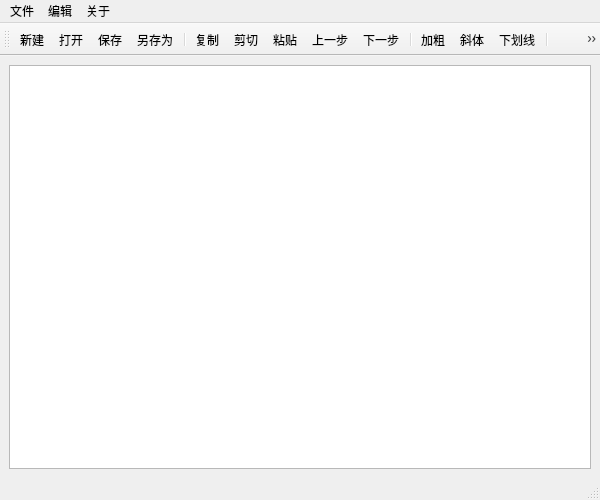
<?xml version="1.0" encoding="UTF-8"?>
<ui version="4.0">
 <class>Mynotepad</class>
 <widget class="QMainWindow" name="Mynotepad">
  <property name="geometry">
   <rect>
    <x>0</x>
    <y>0</y>
    <width>600</width>
    <height>500</height>
   </rect>
  </property>
  <property name="windowTitle">
   <string>Cute记事本</string>
  </property>
  <widget class="QWidget" name="centralwidget">
   <layout class="QVBoxLayout" name="verticalLayout">
    <item>
     <widget class="QTextEdit" name="textEdit">
      <property name="font">
       <font>
        <pointsize>18</pointsize>
       </font>
      </property>
      <property name="html">
       <string>&lt;!DOCTYPE HTML PUBLIC &quot;-//W3C//DTD HTML 4.0//EN&quot; &quot;http://www.w3.org/TR/REC-html40/strict.dtd&quot;&gt;
&lt;html&gt;&lt;head&gt;&lt;meta name=&quot;qrichtext&quot; content=&quot;1&quot; /&gt;&lt;meta charset=&quot;utf-8&quot; /&gt;&lt;style type=&quot;text/css&quot;&gt;
p, li { white-space: pre-wrap; }
hr { height: 1px; border-width: 0; }
li.unchecked::marker { content: &quot;\2610&quot;; }
li.checked::marker { content: &quot;\2612&quot;; }
&lt;/style&gt;&lt;/head&gt;&lt;body style=&quot; font-family:'Microsoft YaHei UI'; font-size:18pt; font-weight:400; font-style:normal;&quot;&gt;
&lt;p style=&quot;-qt-paragraph-type:empty; margin-top:0px; margin-bottom:0px; margin-left:0px; margin-right:0px; -qt-block-indent:0; text-indent:0px; font-size:9pt;&quot;&gt;&lt;br /&gt;&lt;/p&gt;&lt;/body&gt;&lt;/html&gt;</string>
      </property>
     </widget>
    </item>
   </layout>
  </widget>
  <widget class="QMenuBar" name="menubar">
   <property name="geometry">
    <rect>
     <x>0</x>
     <y>0</y>
     <width>600</width>
     <height>21</height>
    </rect>
   </property>
   <widget class="QMenu" name="menu">
    <property name="title">
     <string>文件</string>
    </property>
    <addaction name="actionnew"/>
    <addaction name="actionopen"/>
    <addaction name="actionsave"/>
    <addaction name="actionsave_as"/>
   </widget>
   <widget class="QMenu" name="menu_2">
    <property name="title">
     <string>编辑</string>
    </property>
    <addaction name="actionCopy"/>
    <addaction name="actionCut"/>
    <addaction name="actionPaste"/>
    <addaction name="separator"/>
    <addaction name="actionUndo"/>
    <addaction name="actionRedo"/>
    <addaction name="actionFont"/>
    <addaction name="actionBold"/>
    <addaction name="actionUnderline"/>
    <addaction name="actionItalic"/>
    <addaction name="actionsettingBackGround"/>
   </widget>
   <widget class="QMenu" name="menu_3">
    <property name="title">
     <string>关于</string>
    </property>
    <addaction name="actionAbout"/>
   </widget>
   <addaction name="menu"/>
   <addaction name="menu_2"/>
   <addaction name="menu_3"/>
  </widget>
  <widget class="QStatusBar" name="statusbar"/>
  <widget class="QToolBar" name="toolBar">
   <property name="windowTitle">
    <string>toolBar</string>
   </property>
   <attribute name="toolBarArea">
    <enum>TopToolBarArea</enum>
   </attribute>
   <attribute name="toolBarBreak">
    <bool>false</bool>
   </attribute>
   <addaction name="actionnew_2"/>
   <addaction name="actionopen_2"/>
   <addaction name="actionsave_2"/>
   <addaction name="actionsave_as_2"/>
   <addaction name="separator"/>
   <addaction name="actionCopy_2"/>
   <addaction name="actionCut_2"/>
   <addaction name="actionPaste_2"/>
   <addaction name="actionUndo_2"/>
   <addaction name="actionRedo_2"/>
   <addaction name="separator"/>
   <addaction name="actionBold_2"/>
   <addaction name="actionItalic_2"/>
   <addaction name="actionUnderline_2"/>
   <addaction name="separator"/>
   <addaction name="actiongreen_eye"/>
  </widget>
  <action name="actionnew">
   <property name="text">
    <string>新建</string>
   </property>
   <property name="shortcut">
    <string>Ctrl+N</string>
   </property>
  </action>
  <action name="actionopen">
   <property name="text">
    <string>打开</string>
   </property>
   <property name="shortcut">
    <string>Ctrl+O</string>
   </property>
  </action>
  <action name="actionsave">
   <property name="text">
    <string>保存</string>
   </property>
   <property name="shortcut">
    <string>Ctrl+S</string>
   </property>
  </action>
  <action name="actionsave_as">
   <property name="text">
    <string>另存为</string>
   </property>
   <property name="shortcut">
    <string>Alt+S</string>
   </property>
  </action>
  <action name="actionCopy">
   <property name="text">
    <string>复制</string>
   </property>
   <property name="shortcut">
    <string>Ctrl+C</string>
   </property>
  </action>
  <action name="actionCut">
   <property name="text">
    <string>剪切</string>
   </property>
   <property name="shortcut">
    <string>Ctrl+X</string>
   </property>
  </action>
  <action name="actionPaste">
   <property name="text">
    <string>粘贴</string>
   </property>
   <property name="shortcut">
    <string>Ctrl+V</string>
   </property>
  </action>
  <action name="actionUndo">
   <property name="text">
    <string>上一步</string>
   </property>
   <property name="shortcut">
    <string>Ctrl+Z</string>
   </property>
  </action>
  <action name="actionRedo">
   <property name="text">
    <string>下一步</string>
   </property>
   <property name="shortcut">
    <string>Ctrl+Y</string>
   </property>
  </action>
  <action name="actionFont">
   <property name="text">
    <string>字体</string>
   </property>
   <property name="shortcut">
    <string>Alt+F</string>
   </property>
  </action>
  <action name="actionBold">
   <property name="checkable">
    <bool>true</bool>
   </property>
   <property name="text">
    <string>加粗</string>
   </property>
   <property name="shortcut">
    <string>Ctrl+B</string>
   </property>
  </action>
  <action name="actionItalic">
   <property name="checkable">
    <bool>true</bool>
   </property>
   <property name="text">
    <string>斜体</string>
   </property>
   <property name="shortcut">
    <string>Ctrl+I</string>
   </property>
  </action>
  <action name="actionUnderline">
   <property name="checkable">
    <bool>true</bool>
   </property>
   <property name="text">
    <string>下划线</string>
   </property>
   <property name="shortcut">
    <string>Ctrl+U</string>
   </property>
  </action>
  <action name="actionAbout">
   <property name="text">
    <string>关于</string>
   </property>
  </action>
  <action name="actionnew_2">
   <property name="icon">
    <iconset resource="notepad_rec.qrc">
     <normaloff>:/notepad_rec/new.png</normaloff>:/notepad_rec/new.png</iconset>
   </property>
   <property name="text">
    <string>新建</string>
   </property>
  </action>
  <action name="actionopen_2">
   <property name="icon">
    <iconset resource="notepad_rec.qrc">
     <normaloff>:/notepad_rec/open.png</normaloff>:/notepad_rec/open.png</iconset>
   </property>
   <property name="text">
    <string>打开</string>
   </property>
  </action>
  <action name="actionsave_2">
   <property name="icon">
    <iconset resource="notepad_rec.qrc">
     <normaloff>:/notepad_rec/save.png</normaloff>:/notepad_rec/save.png</iconset>
   </property>
   <property name="text">
    <string>保存</string>
   </property>
   <property name="shortcut">
    <string>Ctrl+S</string>
   </property>
  </action>
  <action name="actionsave_as_2">
   <property name="icon">
    <iconset resource="notepad_rec.qrc">
     <normaloff>:/notepad_rec/save_as.png</normaloff>:/notepad_rec/save_as.png</iconset>
   </property>
   <property name="text">
    <string>另存为</string>
   </property>
  </action>
  <action name="actionCopy_2">
   <property name="icon">
    <iconset resource="notepad_rec.qrc">
     <normaloff>:/notepad_rec/copy.png</normaloff>:/notepad_rec/copy.png</iconset>
   </property>
   <property name="text">
    <string>复制</string>
   </property>
  </action>
  <action name="actionCut_2">
   <property name="icon">
    <iconset resource="notepad_rec.qrc">
     <normaloff>:/notepad_rec/cut.png</normaloff>:/notepad_rec/cut.png</iconset>
   </property>
   <property name="text">
    <string>剪切</string>
   </property>
  </action>
  <action name="actionPaste_2">
   <property name="icon">
    <iconset resource="notepad_rec.qrc">
     <normaloff>:/notepad_rec/paste.png</normaloff>:/notepad_rec/paste.png</iconset>
   </property>
   <property name="text">
    <string>粘贴</string>
   </property>
  </action>
  <action name="actionUndo_2">
   <property name="icon">
    <iconset resource="notepad_rec.qrc">
     <normaloff>:/notepad_rec/undo.png</normaloff>:/notepad_rec/undo.png</iconset>
   </property>
   <property name="text">
    <string>上一步</string>
   </property>
  </action>
  <action name="actionRedo_2">
   <property name="icon">
    <iconset resource="notepad_rec.qrc">
     <normaloff>:/notepad_rec/redo.png</normaloff>:/notepad_rec/redo.png</iconset>
   </property>
   <property name="text">
    <string>下一步</string>
   </property>
  </action>
  <action name="actionBold_2">
   <property name="checkable">
    <bool>true</bool>
   </property>
   <property name="icon">
    <iconset resource="notepad_rec.qrc">
     <normaloff>:/notepad_rec/bold.png</normaloff>
     <normalon>:/notepad_rec/bold_checked.png</normalon>:/notepad_rec/bold.png</iconset>
   </property>
   <property name="text">
    <string>加粗</string>
   </property>
  </action>
  <action name="actionItalic_2">
   <property name="checkable">
    <bool>true</bool>
   </property>
   <property name="icon">
    <iconset resource="notepad_rec.qrc">
     <normaloff>:/notepad_rec/itatic.png</normaloff>
     <normalon>:/notepad_rec/itatic_checkd.png</normalon>:/notepad_rec/itatic.png</iconset>
   </property>
   <property name="text">
    <string>斜体</string>
   </property>
  </action>
  <action name="actionUnderline_2">
   <property name="checkable">
    <bool>true</bool>
   </property>
   <property name="icon">
    <iconset resource="notepad_rec.qrc">
     <normaloff>:/notepad_rec/underline.png</normaloff>
     <normalon>:/notepad_rec/underline_checked.png</normalon>:/notepad_rec/underline.png</iconset>
   </property>
   <property name="text">
    <string>下划线</string>
   </property>
  </action>
  <action name="actiongreen_eye">
   <property name="checkable">
    <bool>true</bool>
   </property>
   <property name="icon">
    <iconset resource="notepad_rec.qrc">
     <normaloff>:/notepad_rec/green_eye.png</normaloff>
     <normalon>:/notepad_rec/green_eye_open.png</normalon>:/notepad_rec/green_eye.png</iconset>
   </property>
   <property name="text">
    <string>护眼模式</string>
   </property>
  </action>
  <action name="actionsettingBackGround">
   <property name="text">
    <string>设置背景图片</string>
   </property>
  </action>
 </widget>
 <resources>
  <include location="notepad_rec.qrc"/>
 </resources>
 <connections/>
</ui>
